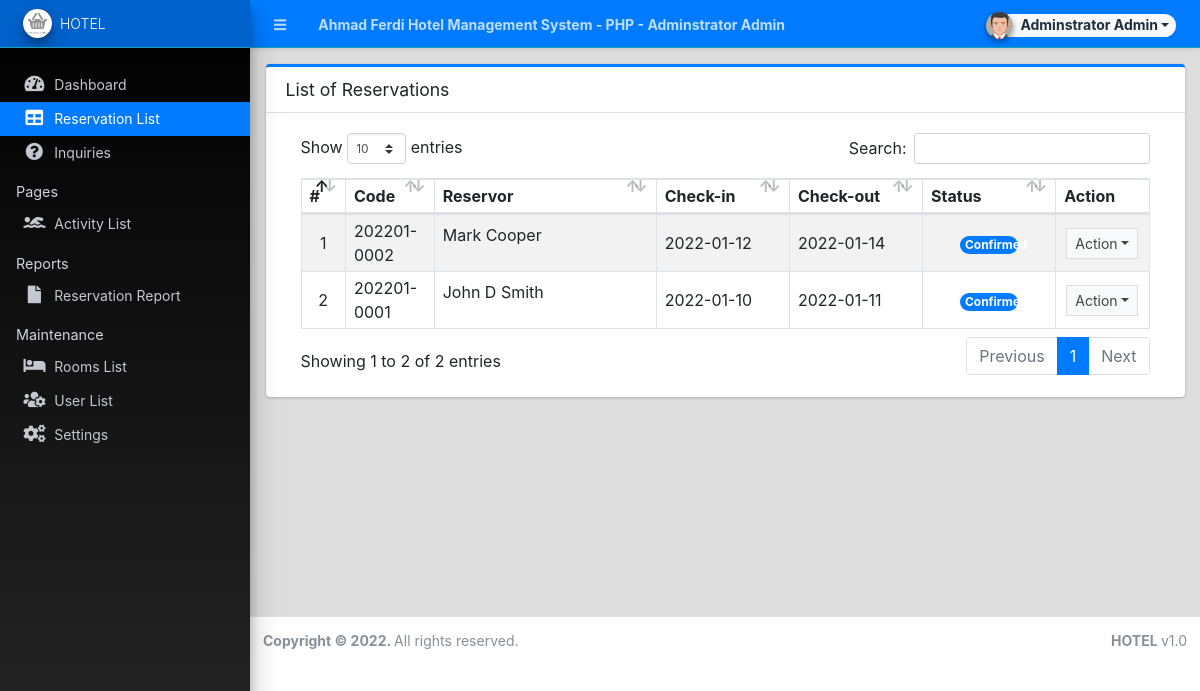
The app's page /admin/?page=reservations (signed in) with its own data.
### tables this page shows
CREATE TABLE `reservation_list` (
  `id` int(30) NOT NULL,
  `code` varchar(100) NOT NULL,
  `room_id` int(30) NOT NULL,
  `check_in` date NOT NULL,
  `check_out` date NOT NULL,
  `fullname` text NOT NULL,
  `contact` text NOT NULL,
  `email` text NOT NULL,
  `address` text NOT NULL,
  `status` tinyint(1) NOT NULL DEFAULT 0 COMMENT '0=Pending, 1 = Confirmed, 2=Cancelled',
  `date_created` datetime NOT NULL DEFAULT current_timestamp(),
  `date_updated` datetime DEFAULT NULL ON UPDATE current_timestamp()
);

### admin/reservations/index.php (the view, shortened to what this page needs)
<div class="card card-outline card-primary">
	<div class="card-header">
		<h3 class="card-title">List of Reservations</h3>
	</div>
	<div class="card-body">
		<div class="container-fluid">
        <div class="container-fluid">
			<table class="table table-hover table-striped table-bordered">
				<colgroup>
					<col width="5%">
					<col width="10%">
					<col width="25%">
					<col width="15%">
					<col width="15%">
					<col width="15%">
					<col width="10%">
				</colgroup>
				<thead>
					<tr>
						<th>#</th>
						<th>Code</th>
						<th>Reservor</th>
						<th>Check-in</th>
						<th>Check-out</th>
						<th>Status</th>
						<th>Action</th>
					</tr>
				</thead>
				<tbody>
					<?php
						$i = 1;
						$qry = $conn->query("SELECT * from `reservation_list` order by `status` asc, unix_timestamp(`date_created`) desc ");
						while($row = $qry->fetch_assoc()):
					?>
						<tr>
							<td class="text-center"><?= $i++ ?></td>
							<td><?php echo ($row['code']) ?></td>
							<td class=""><p class="truncate-1"><?php echo ucwords($row['fullname']) ?></p></td>
							<td class=""><?php echo date("Y-m-d",strtotime($row['check_in'])) ?></td>
							<td class=""><?php echo date("Y-m-d",strtotime($row['check_out'])) ?></td>
							<td class="text-center">
								<?php
									switch ($row['status']){
										case 1:
											echo '<span class="rounded-pill badge badge-primary col-6">Confirmed</span>';
											break;
									}
								?>
							</td>
							<td align="center">
								 <button type="button" class="btn btn-flat btn-default btn-sm dropdown-toggle dropdown-icon" data-toggle="dropdown">
				                  		Action
				                  </button>
							</td>
						</tr>
					<?php endwhile; ?>
				</tbody>
			</table>
		</div>
		</div>
	</div>
</div>

### records on screen
reservation_list: code "202201-0002", fullname "Mark Cooper", check_in "2022-01-12", check_out "2022-01-14", status "Confirmed"
reservation_list: code "202201-0001", fullname "John D Smith", check_in "2022-01-10", check_out "2022-01-11", status "Confirmed"

### other values on screen
$_settings->info('name') "Ahmad Ferdi Hotel Management System - PHP"
$_settings->userdata('firstname').' '.$_settings->userdata('lastname') "Adminstrator Admin"
$_settings->info('short_name') "HOTEL"
